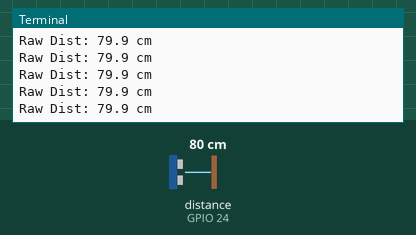
The program below on a simulated Raspberry Pi (BCM pin numbers). On the bench: the last lines printed to the terminal. The inputs (shaded band) are chosen by the test bench; at power-on: distance to the obstacle (sensor on GPIO 24) 80 cm. The echo pulse lasts 58.3 µs per cm; the clock reads 2024-03-15 10:24:30 at power-on unless the program sets it.

Above: at 1.7 s.
1.8 s: distance to the obstacle (sensor on GPIO 24) set to 18 cm
At 2.1 s:
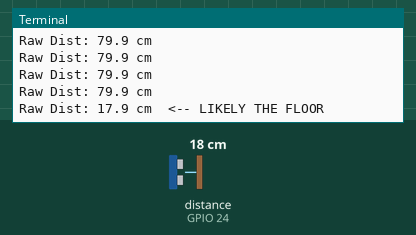
3.4 s: distance to the obstacle (sensor on GPIO 24) set to 2 cm
At 3.51 s:
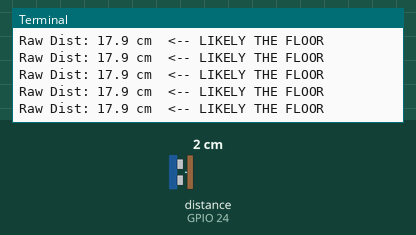

The program:

rear_sonar.py
```python
import time
import sys
import RPi.GPIO as GPIO

# --- CONFIGURATION ---
TRIG_FRONT = 25
ECHO_FRONT = 24

def main():
    GPIO.setmode(GPIO.BCM)
    GPIO.setwarnings(False)
    GPIO.setup(TRIG_FRONT, GPIO.OUT)
    GPIO.setup(ECHO_FRONT, GPIO.IN)
    GPIO.output(TRIG_FRONT, False)
    time.sleep(0.5)

    print("✅ Debug Mode: Angle your sensor UP slightly if stuck at 16cm.")

    try:
        while True:
            # 1. Trigger
            GPIO.output(TRIG_FRONT, True)
            time.sleep(0.00001)
            GPIO.output(TRIG_FRONT, False)

            # 2. Watch for Echo (With longer timeout)
            pulse_start = time.time()
            timeout = pulse_start + 0.1  # Increased to 100ms (17 meters)

            # Wait for signal HIGH
            while GPIO.input(ECHO_FRONT) == 0:
                pulse_start = time.time()
                if pulse_start > timeout:
                    break

            # Wait for signal LOW
            pulse_end = time.time()
            timeout = pulse_end + 0.1

            while GPIO.input(ECHO_FRONT) == 1:
                pulse_end = time.time()
                if pulse_end > timeout:
                    break

            # 3. Calculate
            if pulse_end > pulse_start:
                duration = pulse_end - pulse_start
                distance = duration * 17150
                distance = round(distance, 1)

                # Check for "Floor Detection"
                note = ""
                if 14 < distance < 18:
                    note = " <-- LIKELY THE FLOOR"

                print(f"Raw Dist: {distance} cm {note}")
            else:
                print("--- Timeout (No Echo) ---")

            time.sleep(0.2)

    except KeyboardInterrupt:
        GPIO.cleanup()

if __name__ == "__main__":
    main()
```

Measured:
- after the input at 1.8 s, the terminal: prints a new line after 0.14 s (image 1)
